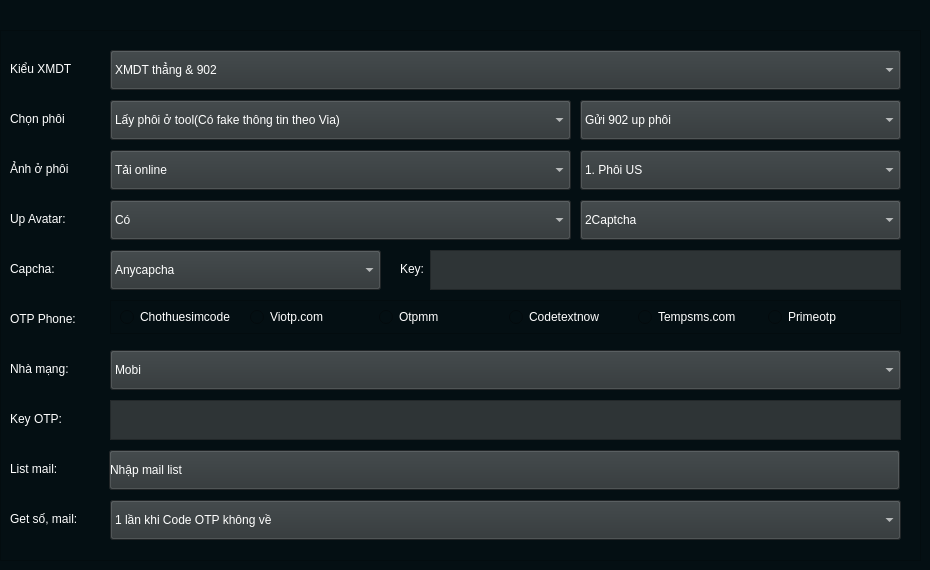
                  <widget class="QWidget" name="page_function">
                   <property name="styleSheet">
                    <string notr="true">background-color: rgb(4, 15, 19);</string>
                   </property>
                   <widget class="QFrame" name="frame_6">
                    <property name="geometry">
                     <rect>
                      <x>0</x>
                      <y>30</y>
                      <width>921</width>
                      <height>531</height>
                     </rect>
                    </property>
                    <property name="minimumSize">
                     <size>
                      <width>0</width>
                      <height>30</height>
                     </size>
                    </property>
                    <property name="sizeIncrement">
                     <size>
                      <width>30</width>
                      <height>0</height>
                     </size>
                    </property>
                    <property name="styleSheet">
                     <string notr="true">
color: rgb(255, 255, 255);
</string>
                    </property>
                    <property name="frameShape">
                     <enum>QFrame::StyledPanel</enum>
                    </property>
                    <property name="frameShadow">
                     <enum>QFrame::Raised</enum>
                    </property>
                    <widget class="QLabel" name="label_6">
                     <property name="geometry">
                      <rect>
                       <x>10</x>
                       <y>180</y>
                       <width>67</width>
                       <height>17</height>
                      </rect>
                     </property>
                     <property name="text">
                      <string>Up Avatar:</string>
                     </property>
                    </widget>
                    <widget class="QLabel" name="label_7">
                     <property name="geometry">
                      <rect>
                       <x>10</x>
                       <y>230</y>
                       <width>67</width>
                       <height>17</height>
                      </rect>
                     </property>
                     <property name="text">
                      <string>Capcha:</string>
                     </property>
                    </widget>
                    <widget class="QLabel" name="label_14">
                     <property name="geometry">
                      <rect>
                       <x>10</x>
                       <y>280</y>
                       <width>81</width>
                       <height>17</height>
                      </rect>
                     </property>
                     <property name="text">
                      <string>OTP Phone:</string>
                     </property>
                    </widget>
                    <widget class="QComboBox" name="comboBox_8">
                     <property name="geometry">
                      <rect>
                       <x>110</x>
                       <y>170</y>
                       <width>461</width>
                       <height>40</height>
                      </rect>
                     </property>
                     <property name="minimumSize">
                      <size>
                       <width>0</width>
                       <height>40</height>
                      </size>
                     </property>
                     <property name="maximumSize">
                      <size>
                       <width>16777215</width>
                       <height>40</height>
                      </size>
                     </property>
                     <property name="sizeIncrement">
                      <size>
                       <width>0</width>
                       <height>0</height>
                      </size>
                     </property>
                     <property name="styleSheet">
                      <string notr="true">background-color: rgb(46, 52, 54);
</string>
                     </property>
                     <item>
                      <property name="text">
                       <string>Có</string>
                      </property>
                     </item>
                     <item>
                      <property name="text">
                       <string>Không</string>
                      </property>
                     </item>
                    </widget>
                    <widget class="QComboBox" name="comboBox_9">
                     <property name="geometry">
                      <rect>
                       <x>110</x>
                       <y>220</y>
                       <width>271</width>
                       <height>40</height>
                      </rect>
                     </property>
                     <property name="minimumSize">
                      <size>
                       <width>0</width>
                       <height>40</height>
                      </size>
                     </property>
                     <property name="maximumSize">
                      <size>
                       <width>16777215</width>
                       <height>40</height>
                      </size>
                     </property>
                     <property name="sizeIncrement">
                      <size>
                       <width>0</width>
                       <height>0</height>
                      </size>
                     </property>
                     <property name="styleSheet">
                      <string notr="true">background-color: rgb(46, 52, 54);
</string>
                     </property>
                     <item>
                      <property name="text">
                       <string>Anycapcha</string>
                      </property>
                     </item>
                    </widget>
                    <widget class="QComboBox" name="comboBox_14">
                     <property name="geometry">
                      <rect>
                       <x>580</x>
                       <y>170</y>
                       <width>321</width>
                       <height>40</height>
                      </rect>
                     </property>
                     <property name="minimumSize">
                      <size>
                       <width>0</width>
                       <height>40</height>
                      </size>
                     </property>
                     <property name="maximumSize">
                      <size>
                       <width>16777215</width>
                       <height>40</height>
                      </size>
                     </property>
                     <property name="sizeIncrement">
                      <size>
                       <width>0</width>
                       <height>0</height>
                      </size>
                     </property>
                     <property name="styleSheet">
                      <string notr="true">background-color: rgb(46, 52, 54);
</string>
                     </property>
                     <item>
                      <property name="text">
                       <string>2Captcha</string>
                      </property>
                     </item>
                     <item>
                      <property name="text">
                       <string>Anycaptcha</string>
                      </property>
                     </item>
                    </widget>
                    <widget class="QLabel" name="label_15">
                     <property name="geometry">
                      <rect>
                       <x>10</x>
                       <y>330</y>
                       <width>81</width>
                       <height>17</height>
                      </rect>
                     </property>
                     <property name="text">
                      <string>Nhà mạng:</string>
                     </property>
                    </widget>
                    <widget class="QComboBox" name="comboBox_15">
                     <property name="geometry">
                      <rect>
                       <x>110</x>
                       <y>320</y>
                       <width>791</width>
                       <height>40</height>
                      </rect>
                     </property>
                     <property name="minimumSize">
                      <size>
                       <width>0</width>
                       <height>40</height>
                      </size>
                     </property>
                     <property name="maximumSize">
                      <size>
                       <width>16777215</width>
                       <height>40</height>
                      </size>
                     </property>
                     <property name="sizeIncrement">
                      <size>
                       <width>30</width>
                       <height>0</height>
                      </size>
                     </property>
                     <property name="styleSheet">
                      <string notr="true">background-color: rgb(46, 52, 54);
</string>
                     </property>
                     <item>
                      <property name="text">
                       <string>Mobi</string>
                      </property>
                     </item>
                     <item>
                      <property name="text">
                       <string>Vina</string>
                      </property>
                     </item>
                     <item>
                      <property name="text">
                       <string>Viettel</string>
                      </property>
                     </item>
                     <item>
                      <property name="text">
                       <string>VNMB</string>
                      </property>
                     </item>
                     <item>
                      <property name="text">
                       <string>Itelecom</string>
                      </property>
                     </item>
                     <item>
                      <property name="text">
                       <string>Tất cả</string>
                      </property>
                     </item>
                    </widget>
                    <widget class="QLabel" name="label_16">
                     <property name="geometry">
                      <rect>
                       <x>400</x>
                       <y>230</y>
                       <width>31</width>
                       <height>17</height>
                      </rect>
                     </property>
                     <property name="text">
                      <string>Key:</string>
                     </property>
                    </widget>
                    <widget class="QLabel" name="label_17">
                     <property name="geometry">
                      <rect>
                       <x>10</x>
                       <y>380</y>
                       <width>81</width>
                       <height>17</height>
                      </rect>
                     </property>
                     <property name="text">
                      <string>Key OTP:</string>
                     </property>
                    </widget>
                    <widget class="QLabel" name="label_18">
                     <property name="geometry">
                      <rect>
                       <x>10</x>
                       <y>430</y>
                       <width>81</width>
                       <height>17</height>
                      </rect>
                     </property>
                     <property name="text">
                      <string>List mail:</string>
                     </property>
                    </widget>
                    <widget class="QLabel" name="label_19">
                     <property name="geometry">
                      <rect>
                       <x>10</x>
                       <y>480</y>
                       <width>81</width>
                       <height>17</height>
                      </rect>
                     </property>
                     <property name="text">
                      <string>Get số, mail:</string>
                     </property>
                    </widget>
                    <widget class="QComboBox" name="comboBox_16">
                     <property name="geometry">
                      <rect>
                       <x>110</x>
                       <y>470</y>
                       <width>791</width>
                       <height>40</height>
                      </rect>
                     </property>
                     <property name="minimumSize">
                      <size>
                       <width>0</width>
                       <height>40</height>
                      </size>
                     </property>
                     <property name="maximumSize">
                      <size>
                       <width>16777215</width>
                       <height>40</height>
                      </size>
                     </property>
                     <property name="sizeIncrement">
                      <size>
                       <width>0</width>
                       <height>0</height>
                      </size>
                     </property>
                     <property name="styleSheet">
                      <string notr="true">background-color: rgb(46, 52, 54);
</string>
                     </property>
                     <item>
                      <property name="text">
                       <string>1 lần khi Code OTP không về</string>
                      </property>
                     </item>
                     <item>
                      <property name="text">
                       <string>2 lần khi Code OTP không về</string>
                      </property>
                     </item>
                     <item>
                      <property name="text">
                       <string>3 lần khi Code OTP không về</string>
                      </property>
                     </item>
                     <item>
                      <property name="text">
                       <string>4 lần khi Code OTP không về</string>
                      </property>
                     </item>
                     <item>
                      <property name="text">
                       <string>5 lần khi Code OTP không về</string>
                      </property>
                     </item>
                    </widget>
                    <widget class="QComboBox" name="comboBox_6">
                     <property name="geometry">
                      <rect>
                       <x>580</x>
                       <y>70</y>
                       <width>321</width>
                       <height>40</height>
                      </rect>
                     </property>
                     <property name="minimumSize">
                      <size>
                       <width>0</width>
                       <height>40</height>
                      </size>
                     </property>
                     <property name="maximumSize">
                      <size>
                       <width>16777215</width>
                       <height>40</height>
                      </size>
                     </property>
                     <property name="styleSheet">
                      <string notr="true">background-color: rgb(46, 52, 54);</string>
                     </property>
                     <item>
                      <property name="text">
                       <string>Gửi 902 up phôi</string>
                      </property>
                     </item>
                     <item>
                      <property name="text">
                       <string>Gửi 902 chọn dòng(bỏ qua bước up phôi)</string>
                      </property>
                     </item>
                    </widget>
                    <widget class="QComboBox" name="comboBox_11">
                     <property name="geometry">
                      <rect>
                       <x>110</x>
                       <y>120</y>
                       <width>461</width>
                       <height>40</height>
                      </rect>
                     </property>
                     <property name="minimumSize">
                      <size>
                       <width>0</width>
                       <height>40</height>
                      </size>
                     </property>
                     <property name="maximumSize">
                      <size>
                       <width>16777215</width>
                       <height>40</height>
                      </size>
                     </property>
                     <property name="styleSheet">
                      <string notr="true">background-color: rgb(46, 52, 54);</string>
                     </property>
                     <item>
                      <property name="text">
                       <string>Tải online</string>
                      </property>
                     </item>
                     <item>
                      <property name="text">
                       <string>Dùng ảnh có sẵn</string>
                      </property>
                     </item>
                    </widget>
                    <widget class="QLabel" name="label_21">
                     <property name="geometry">
                      <rect>
                       <x>10</x>
                       <y>130</y>
                       <width>91</width>
                       <height>17</height>
                      </rect>
                     </property>
                     <property name="text">
                      <string>Ảnh ở phôi</string>
                     </property>
                    </widget>
                    <widget class="QLabel" name="label_4">
                     <property name="geometry">
                      <rect>
                       <x>10</x>
                       <y>80</y>
                       <width>81</width>
                       <height>17</height>
                      </rect>
                     </property>
                     <property name="text">
                      <string>Chọn phôi</string>
                     </property>
                    </widget>
                    <widget class="QComboBox" name="comboBox_7">
                     <property name="geometry">
                      <rect>
                       <x>110</x>
                       <y>20</y>
                       <width>791</width>
                       <height>40</height>
                      </rect>
                     </property>
                     <property name="minimumSize">
                      <size>
                       <width>0</width>
                       <height>40</height>
                      </size>
                     </property>
                     <property name="maximumSize">
                      <size>
                       <width>16777215</width>
                       <height>40</height>
                      </size>
                     </property>
                     <property name="styleSheet">
                      <string notr="true">
background-color: rgb(46, 52, 54);
</string>
                     </property>
                     <item>
                      <property name="text">
                       <string>XMDT thẳng &amp; 902</string>
                      </property>
                     </item>
                     <item>
                      <property name="text">
                       <string>XMDT share 273</string>
                      </property>
                     </item>
                    </widget>
                    <widget class="QComboBox" name="comboBox_12">
                     <property name="geometry">
                      <rect>
                       <x>110</x>
                       <y>70</y>
                       <width>461</width>
                       <height>40</height>
                      </rect>
                     </property>
                     <property name="minimumSize">
                      <size>
                       <width>0</width>
                       <height>40</height>
                      </size>
                     </property>
                     <property name="maximumSize">
                      <size>
                       <width>16777215</width>
                       <height>40</height>
                      </size>
                     </property>
                     <property name="styleSheet">
                      <string notr="true">background-color: rgb(46, 52, 54);</string>
                     </property>
                     <item>
                      <property name="text">
                       <string>Lấy phôi ở tool(Có fake thông tin theo Via)</string>
                      </property>
                     </item>
                     <item>
                      <property name="text">
                       <string>Tải lên phôi(Chỉnh sửa phôi tự động)</string>
                      </property>
                     </item>
                    </widget>
                    <widget class="QLabel" name="label_5">
                     <property name="geometry">
                      <rect>
                       <x>10</x>
                       <y>30</y>
                       <width>81</width>
                       <height>17</height>
                      </rect>
                     </property>
                     <property name="text">
                      <string>Kiểu XMDT</string>
                     </property>
                    </widget>
                    <widget class="QComboBox" name="comboBox_13">
                     <property name="geometry">
                      <rect>
                       <x>580</x>
                       <y>120</y>
                       <width>321</width>
                       <height>40</height>
                      </rect>
                     </property>
                     <property name="minimumSize">
                      <size>
                       <width>0</width>
                       <height>40</height>
                      </size>
                     </property>
                     <property name="maximumSize">
                      <size>
                       <width>16777215</width>
                       <height>40</height>
                      </size>
                     </property>
                     <property name="styleSheet">
                      <string notr="true">background-color: rgb(46, 52, 54);</string>
                     </property>
                     <item>
                      <property name="text">
                       <string>1. Phôi US</string>
                      </property>
                     </item>
                     <item>
                      <property name="text">
                       <string>2. Phôi UK</string>
                      </property>
                     </item>
                     <item>
                      <property name="text">
                       <string>3. Phôi Việt Nam - CMND</string>
                      </property>
                     </item>
                     <item>
                      <property name="text">
                       <string>4. Phôi Philippines</string>
                      </property>
                     </item>
                     <item>
                      <property name="text">
                       <string>5. Phôi Thailand</string>
                      </property>
                     </item>
                     <item>
                      <property name="text">
                       <string>6. Phôi Việt Nam - Bằng lái A1</string>
                      </property>
                     </item>
                    </widget>
                    <widget class="QPushButton" name="BtnListMail">
                     <property name="geometry">
                      <rect>
                       <x>109</x>
                       <y>420</y>
                       <width>791</width>
                       <height>40</height>
                      </rect>
                     </property>
                     <property name="minimumSize">
                      <size>
                       <width>0</width>
                       <height>40</height>
                      </size>
                     </property>
                     <property name="maximumSize">
                      <size>
                       <width>16777215</width>
                       <height>40</height>
                      </size>
                     </property>
                     <property name="styleSheet">
                      <string notr="true">background-color: rgb(46, 52, 54);
text-align: left;</string>
                     </property>
                     <property name="text">
                      <string>Nhập mail list</string>
                     </property>
                    </widget>
                    <widget class="QFrame" name="frame_14">
                     <property name="geometry">
                      <rect>
                       <x>110</x>
                       <y>270</y>
                       <width>791</width>
                       <height>34</height>
                      </rect>
                     </property>
                     <property name="frameShape">
                      <enum>QFrame::StyledPanel</enum>
                     </property>
                     <property name="frameShadow">
                      <enum>QFrame::Raised</enum>
                     </property>
                     <layout class="QHBoxLayout" name="horizontalLayout_9">
                      <item>
                       <widget class="QRadioButton" name="radioButton_7">
                        <property name="styleSheet">
                         <string notr="true">selection-color: rgb(138, 226, 52);</string>
                        </property>
                        <property name="text">
                         <string>Chothuesimcode</string>
                        </property>
                       </widget>
                      </item>
                      <item>
                       <widget class="QRadioButton" name="radioButton_8">
                        <property name="text">
                         <string>Viotp.com</string>
                        </property>
                       </widget>
                      </item>
                      <item>
                       <widget class="QRadioButton" name="radioButton_9">
                        <property name="text">
                         <string>Otpmm</string>
                        </property>
                       </widget>
                      </item>
                      <item>
                       <widget class="QRadioButton" name="radioButton_10">
                        <property name="styleSheet">
                         <string notr="true">color: rgb(255, 255, 255);
</string>
                        </property>
                        <property name="text">
                         <string>Codetextnow</string>
                        </property>
                       </widget>
                      </item>
                      <item>
                       <widget class="QRadioButton" name="radioButton_11">
                        <property name="text">
                         <string>Tempsms.com</string>
                        </property>
                       </widget>
                      </item>
                      <item>
                       <widget class="QRadioButton" name="radioButton_12">
                        <property name="text">
                         <string>Primeotp</string>
                        </property>
                       </widget>
                      </item>
                     </layout>
                    </widget>
                    <widget class="QPlainTextEdit" name="keyCapcha">
                     <property name="geometry">
                      <rect>
                       <x>430</x>
                       <y>220</y>
                       <width>471</width>
                       <height>40</height>
                      </rect>
                     </property>
                     <property name="sizePolicy">
                      <sizepolicy hsizetype="Expanding" vsizetype="Expanding">
                       <horstretch>0</horstretch>
                       <verstretch>0</verstretch>
                      </sizepolicy>
                     </property>
                     <property name="minimumSize">
                      <size>
                       <width>0</width>
                       <height>0</height>
                      </size>
                     </property>
                     <property name="styleSheet">
                      <string notr="true">background-color: rgb(46, 52, 54);</string>
                     </property>
                     <property name="verticalScrollBarPolicy">
                      <enum>Qt::ScrollBarAlwaysOff</enum>
                     </property>
                     <property name="lineWrapMode">
                      <enum>QPlainTextEdit::WidgetWidth</enum>
                     </property>
                    </widget>
                    <widget class="QPlainTextEdit" name="keyOtp">
                     <property name="geometry">
                      <rect>
                       <x>110</x>
                       <y>370</y>
                       <width>791</width>
                       <height>40</height>
                      </rect>
                     </property>
                     <property name="sizePolicy">
                      <sizepolicy hsizetype="Expanding" vsizetype="Fixed">
                       <horstretch>0</horstretch>
                       <verstretch>1</verstretch>
                      </sizepolicy>
                     </property>
                     <property name="minimumSize">
                      <size>
                       <width>0</width>
                       <height>40</height>
                      </size>
                     </property>
                     <property name="styleSheet">
                      <string notr="true">background-color: rgb(46, 52, 54);</string>
                     </property>
                     <property name="verticalScrollBarPolicy">
                      <enum>Qt::ScrollBarAlwaysOff</enum>
                     </property>
                     <property name="horizontalScrollBarPolicy">
                      <enum>Qt::ScrollBarAlwaysOff</enum>
                     </property>
                     <property name="sizeAdjustPolicy">
                      <enum>QAbstractScrollArea::AdjustToContentsOnFirstShow</enum>
                     </property>
                     <property name="lineWrapMode">
                      <enum>QPlainTextEdit::NoWrap</enum>
                     </property>
                    </widget>
                   </widget>
                  </widget>
